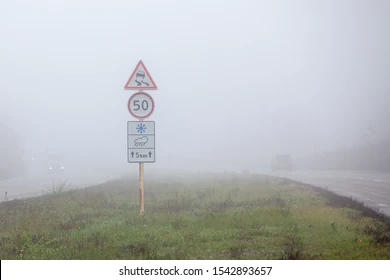
#> input picture image.png, 390 x 280 px
$ python Real_Video_dehaze.py   (older library calls are emulated)
#> lines starting #> are read from the running program, lines starting #| are printed output that depends on the picture; long printed decimals are rounded; pictures that were not available may be replaced by others from this repository, and a replacement may not be noted
import cv2
import math
import numpy as np
import numpy as np
import matplotlib.pyplot as plt
import skimage
from skimage import data, img_as_float
from skimage.metrics import structural_similarity as ssim
from sklearn.metrics import mean_squared_error
import pickle
####
#    I(x) = J(x)*t(x) + A(1-t(x))

import time
start_time = time.time()

def DarkChannel(im,sz):
    b,g,r = cv2.split(im)
    dc = cv2.min(cv2.min(r,g),b)
    kernel = cv2.getStructuringElement(cv2.MORPH_RECT,(sz,sz))
    dark = cv2.erode(dc,kernel)
    return dark

def AtmLight(img,dark):
    [h,w,_] = np.shape(img)
    imsz = h*w
    numpx = int(max(math.floor(imsz/1000),1))
    darkvec = np.reshape(dark,(imsz,1))
    imvec = np.reshape(img,(imsz,3))

    indi = darkvec.argsort()
    indi = indi[imsz-numpx::]

    atmsum = np.zeros([1,3])
    for ind in range(1,numpx):
       atmsum = atmsum + imvec[indi[ind]]

    A = atmsum / numpx
    print('A',A)
    return A

def TransmissionEstimate(im,A,sz):
    omega = 0.95
    im3 = np.empty(im.shape,im.dtype)

    for ind in range(0,3):
        im3[:,:,ind] = im[:,:,ind]/A[0,ind]

    transmission = 1 - omega*DarkChannel(im3,sz)
    return transmission

def Guidedfilter(im,p,r,eps):
    mean_I = cv2.boxFilter(im,cv2.CV_64F,(r,r))
    mean_p = cv2.boxFilter(p, cv2.CV_64F,(r,r))
    mean_Ip = cv2.boxFilter(im*p,cv2.CV_64F,(r,r))
    cov_Ip = mean_Ip - mean_I*mean_p

    mean_II = cv2.boxFilter(im*im,cv2.CV_64F,(r,r))
    var_I   = mean_II - mean_I*mean_I

    a = cov_Ip/(var_I + eps)
    b = mean_p - a*mean_I

    mean_a = cv2.boxFilter(a,cv2.CV_64F,(r,r))
    mean_b = cv2.boxFilter(b,cv2.CV_64F,(r,r))

    q = mean_a*im + mean_b
    return q

def TransmissionRefine(im,et):
    gray = cv2.cvtColor(im,cv2.COLOR_BGR2GRAY)
    gray = np.float64(gray)/255
    r = 60# radius of filter
    eps = 0.001# regularization parameter
    t = Guidedfilter(gray,et,r,eps)
    return t

def Recover(im,t,A,tx = 0.1):
    res = np.empty(im.shape,im.dtype)
    t = cv2.max(t,tx)

    for ind in range(0,3):
        res[:,:,ind] = (im[:,:,ind]-A[0,ind])/t + A[0,ind]

    return res

# cv2.setUseOptimized(True)
# cv2.setUseOptimized(cv2.ocl.haveOpenCL())
cap = cv2.VideoCapture("C:/Users/Yuvaraaj/Downloads/Dehazing_image_and_video/video.mp4")
c = cv2.imread('image.png')
#> c is the input picture: shape (280, 390, 3); mean B, G, R 190.6, 190.2, 186.9
while(True):
    # Capture frame-by-frame
    ret, frame = cap.read()
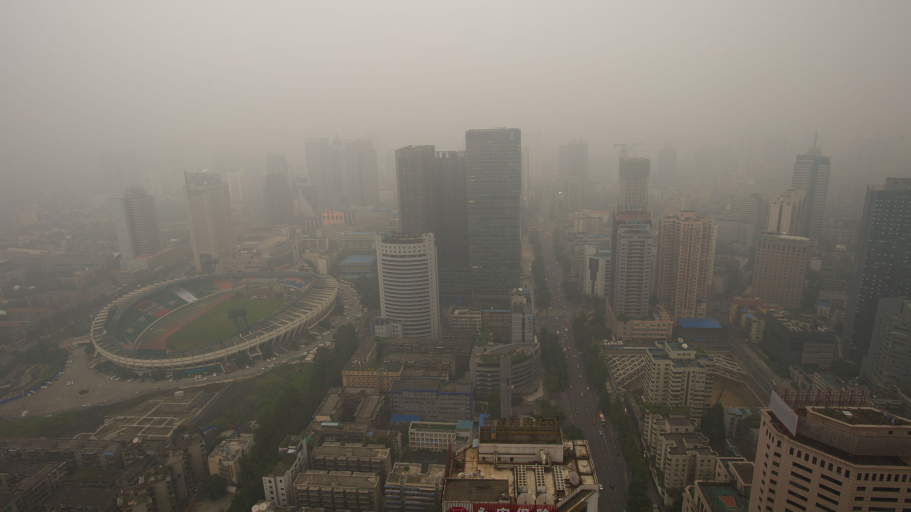
#> input picture haze.jpg, 2733 x 1535 px, given in place of video.mp4, which was not available (shown at 1/3 size)
#> frame is the input picture: shape (1535, 2733, 3); mean B, G, R 106.1, 114.9, 120
    scale_percent = 50  # Adjust the scale percentage as needed
    width = int(frame.shape[1] * scale_percent / 100)
#> width = 1366
    height = int(frame.shape[0] * scale_percent / 100)
#> height = 767
    rframe = cv2.resize(frame, (width, height))
    print(ret)
#| True
    I = rframe.astype('float64')/255

    dark = DarkChannel(I,15)
#> in DarkChannel, `dark = cv2.erode(dc,kernel)`:
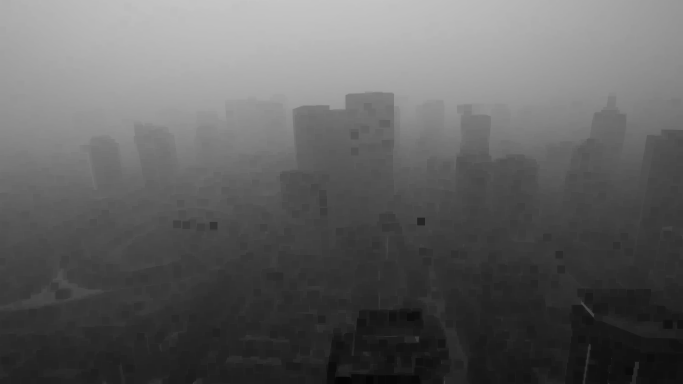
#> dark: shape (767, 1366) float64 (shown at 1/2 size); min 0.0196, max 0.776, mean 0.38
    A = AtmLight(I,dark)
#> in AtmLight, `indi = indi[imsz-numpx::]`: indi = 1047 values from 0 to 0
#> the loop in AtmLight, `for ind in range(1,numpx):` made 1046 passes
#> atmsum on passes 1 to 3: [[0.69, 0.706, 0.725]], [[1.38, 1.41, 1.45]], [[2.07, 2.12, 2.18]]
#> after the loop in AtmLight, `for ind in range(1,numpx):`: atmsum = [[721.9, 738.4, 758.9]]
#> in AtmLight, `A = atmsum / numpx`: A = [[0.69, 0.705, 0.725]]
#| A [[0.6895 0.7052 0.7248]]
#> A = [[0.69, 0.705, 0.725]]
    te = TransmissionEstimate(I,A,15)
    t = TransmissionRefine(rframe ,te)
#> in Guidedfilter, `var_I   = mean_II - mean_I*mean_I`:
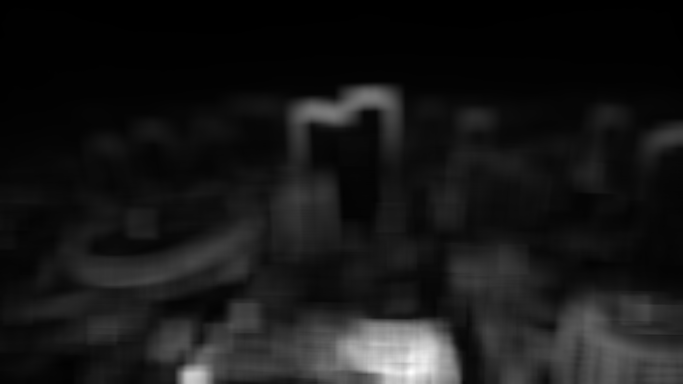
#> var_I: shape (767, 1366) float64 (shown at 1/2 size); min 7.67e-06, max 0.0155, mean 0.00146; drawn with min black and max white
#> in Guidedfilter, `b = mean_p - a*mean_I`:
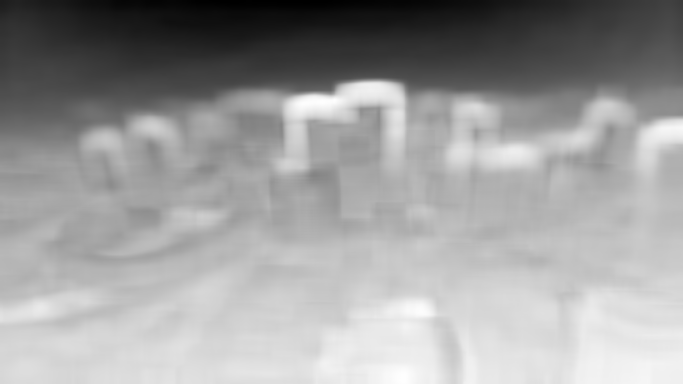
#> b: shape (767, 1366) float64 (shown at 1/2 size); min -0.0342, max 0.968, mean 0.58; drawn with min black and max white
#> in Guidedfilter, `mean_a = cv2.boxFilter(a,cv2.CV_64F,(r,r))`:
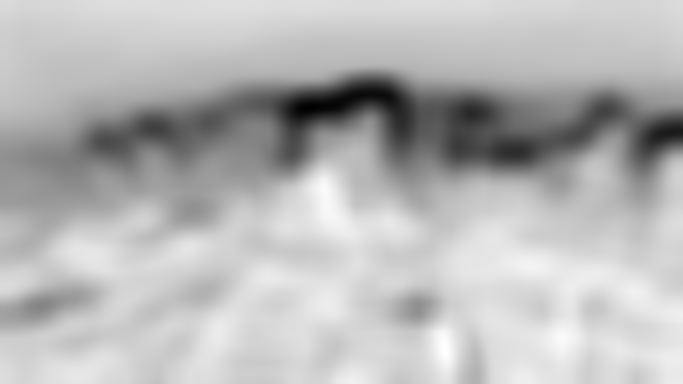
#> mean_a: shape (767, 1366) float64 (shown at 1/2 size); min -0.943, max 0.0899, mean -0.202; drawn with min black and max white
    J = Recover(I,t,A,0.1)
#> after the loop in Recover, `for ind in range(0,3):`:
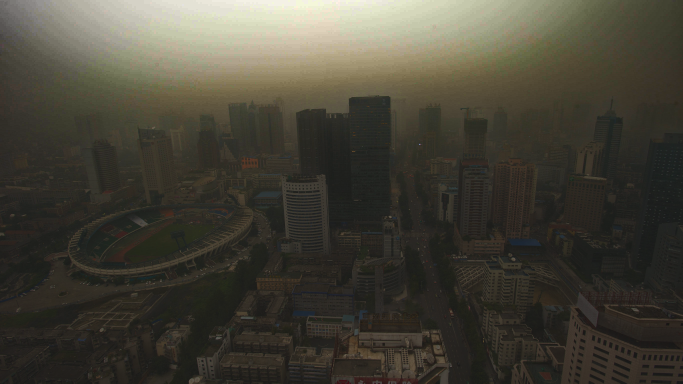
#> res: shape (767, 1366, 3) float64 (shown at 1/2 size); mean B, G, R 0.253, 0.335, 0.358; drawn with min black and max white

    # Display the resulting frame
    cv2.imshow('Original Hazy',rframe)
    cv2.imshow('Haze removed',J)
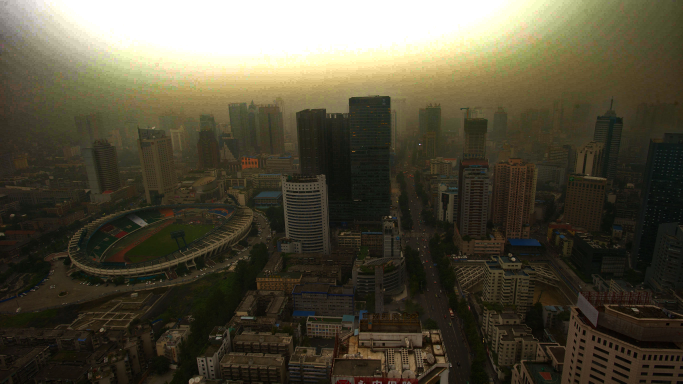
#> window 'Haze removed': shape (767, 1366, 3) (shown at 1/2 size); mean B, G, R 60.2, 77.6, 82.7
    if cv2.waitKey(1) & 0xFF == ord('q'):
#> (key q is pressed here)
        break


# [17 lines of commented-out code are left out]
cap.release()
cv2.destroyAllWindows()
